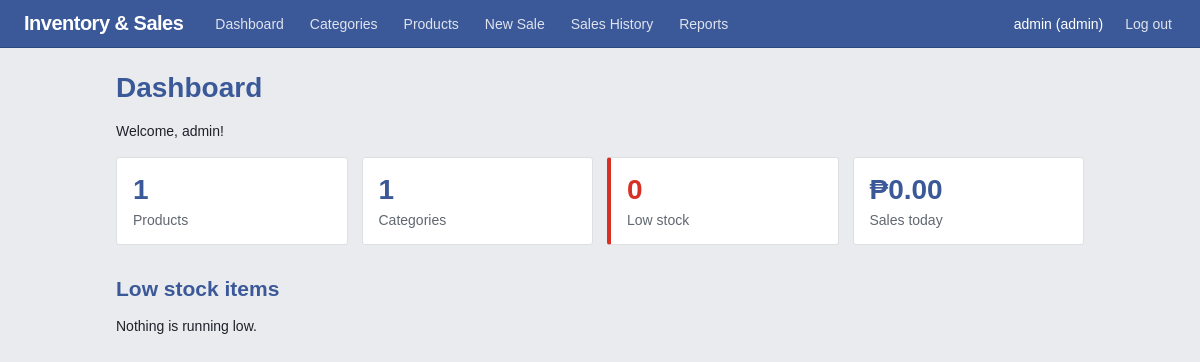
/index.php (signed in), run on an earlier commit of the app's database.
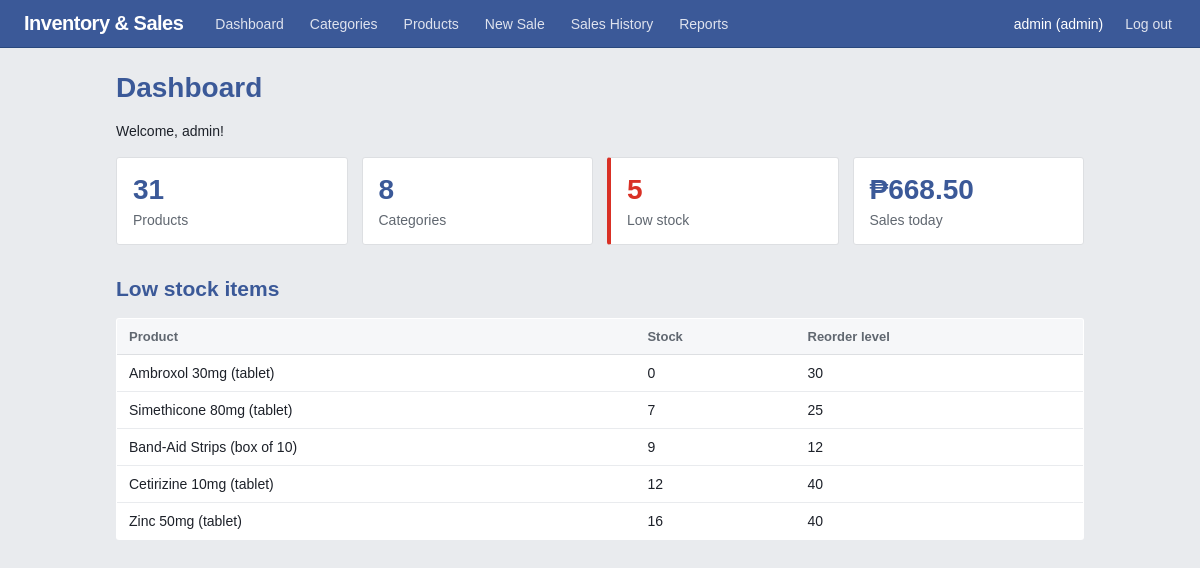
And on a later commit of the database.
### tables this page shows
CREATE TABLE `products` (
  `id` int(11) NOT NULL,
  `category_id` int(11) DEFAULT NULL,
  `name` varchar(150) NOT NULL,
  `price` decimal(10,2) NOT NULL,
  `stock` int(11) DEFAULT 0,
  `reorder_level` int(11) DEFAULT 5,
  `is_active` tinyint(1) NOT NULL DEFAULT 1
);

### includes/auth.php (called while the page is built, shortened)
<?php
function is_admin() {
    return ($_SESSION['role'] ?? '') === 'admin';
}
?>

### index.php (the view, shortened to what this page needs)
<?php
require 'includes/header.php';
$products   = $conn->query("SELECT COUNT(*) AS c FROM products WHERE is_active = 1")->fetch_assoc()['c'];
$categories = $conn->query("SELECT COUNT(*) AS c FROM categories WHERE is_active = 1")->fetch_assoc()['c'];
$low        = $conn->query("SELECT COUNT(*) AS c FROM products WHERE is_active = 1 AND stock <= reorder_level")->fetch_assoc()['c'];
$today      = $conn->query("SELECT COALESCE(SUM(total),0) AS t FROM sales WHERE DATE(created_at) = CURDATE()")->fetch_assoc()['t'];
$lowList    = $conn->query("SELECT name, stock, reorder_level FROM products WHERE is_active = 1 AND stock <= reorder_level ORDER BY stock ASC LIMIT 10");
?>
<h1>Dashboard</h1>
<p>Welcome, <?= htmlspecialchars($_SESSION['username']) ?>!</p>
<div class="cards">
    <div class="card"><span class="num"><?= $products ?></span><span>Products</span></div>
    <div class="card"><span class="num"><?= $categories ?></span><span>Categories</span></div>
    <div class="card warn"><span class="num"><?= $low ?></span><span>Low stock</span></div>
    <div class="card"><span class="num">&#8369;<?= number_format($today, 2) ?></span><span>Sales today</span></div>
</div>
<h2>Low stock items</h2>
<?php if ($lowList->num_rows === 0): ?>
    <p>Nothing is running low. </p>
<?php else: ?>
    <table>
        <tr><th>Product</th><th>Stock</th><th>Reorder level</th></tr>
        <?php while ($r = $lowList->fetch_assoc()): ?>
            <tr>
                <td><?= htmlspecialchars($r['name']) ?></td>
                <td><?= (int)$r['stock'] ?></td>
                <td><?= (int)$r['reorder_level'] ?></td>
            </tr>
        <?php endwhile; ?>
    </table>
<?php endif; ?>
<?php require 'includes/footer.php'; ?>

### includes/header.php (shortened to what this page needs)
<?php
require_once __DIR__ . '/auth.php';
?>
<!DOCTYPE html>
<html lang="en">
<head>
    <link rel="stylesheet" href="<?= BASE_URL ?>style.css">
</head>
<body>
<nav class="topbar">
    <span class="brand">Inventory &amp; Sales</span>
    <a href="<?= BASE_URL ?>index.php">Dashboard</a>
    <?php if (is_admin()): ?><a href="<?= BASE_URL ?>pages/categories.php">Categories</a><?php endif; ?>
    <a href="<?= BASE_URL ?>pages/products.php">Products</a>
    <a href="<?= BASE_URL ?>pages/sales.php">New Sale</a>
    <a href="<?= BASE_URL ?>pages/sales_history.php">Sales History</a>
    <?php if (is_admin()): ?><a href="<?= BASE_URL ?>pages/reports.php">Reports</a><?php endif; ?>
    <span class="user"><?= htmlspecialchars($_SESSION['username']) ?> (<?= htmlspecialchars($_SESSION['role']) ?>)</span>
    <a href="<?= BASE_URL ?>logout.php">Log out</a>
</nav>
<main class="container">

### includes/footer.php
</main>
</body>
</html>

### style.css (style rules this page uses)
:root { --blue: #3b5998; --blue-dark: #2d4373; --blue-light: #4267b2; --green: #42b72a; --green-dark: #2f8a1c; --orange: #f7931e; --orange-dark: #c26f0a; --red: #d93025; --red-dark: #a8231b; --bg: #e9ebee; --line: #dddfe2; --text: #1d2129; --muted: #606770; }
* { box-sizing: border-box; }
body { font-family: Helvetica, Arial, sans-serif; font-size: 14px; margin: 0; background: var(--bg); color: var(--text); }
h1, h2, h3 { color: var(--blue); }
.topbar { display: flex; align-items: center; gap: 18px; background: var(--blue); color: white; padding: 0 24px; min-height: 48px; border-bottom: 1px solid #29487d; }
.topbar a { color: #dfe3ee; text-decoration: none; padding: 15px 4px; }
.topbar .brand { font-weight: bold; font-size: 20px; margin-right: 10px; color: white; letter-spacing: -0.5px; }
.container { max-width: 1000px; margin: 24px auto; padding: 0 16px; }
.cards { display: grid; grid-template-columns: repeat(auto-fit, minmax(180px, 1fr)); gap: 14px; margin: 18px 0 28px; }
.card { background: white; border: 1px solid var(--line); border-radius: 3px; padding: 16px; display: flex; flex-direction: column; gap: 6px; color: var(--muted); }
.card .num { font-size: 28px; font-weight: bold; color: var(--blue); }
.card.warn { border-left: 4px solid var(--red); }
.card.warn .num { color: var(--red); }
table { width: 100%; border-collapse: collapse; background: white; border: 1px solid var(--line); border-radius: 3px; overflow: hidden; }
th, td { padding: 10px 12px; text-align: left; border-bottom: 1px solid #e9ebee; }
th { background: #f6f7f9; color: var(--muted); font-size: 13px; border-bottom: 1px solid var(--line); }
h2 { margin-top: 32px; }

What changed in the data, as far as the page shows it:
added products: name "Ambroxol 30mg (tablet)", stock "0", reorder_level "30"
added products: name "Simethicone 80mg (tablet)", stock "7", reorder_level "25"
added products: name "Band-Aid Strips (box of 10)", stock "9", reorder_level "12"
added products: name "Cetirizine 10mg (tablet)", stock "12", reorder_level "40"
added products: name "Zinc 50mg (tablet)", stock "16", reorder_level "40"
Also different on the page:
$products: "1" → "31"
$categories: "1" → "8"
$low: "0" → "5"
$today: "0.00" → "668.50"
text no longer shown: "Nothing is running low."
text now shown: "Product Stock Reorder level"
